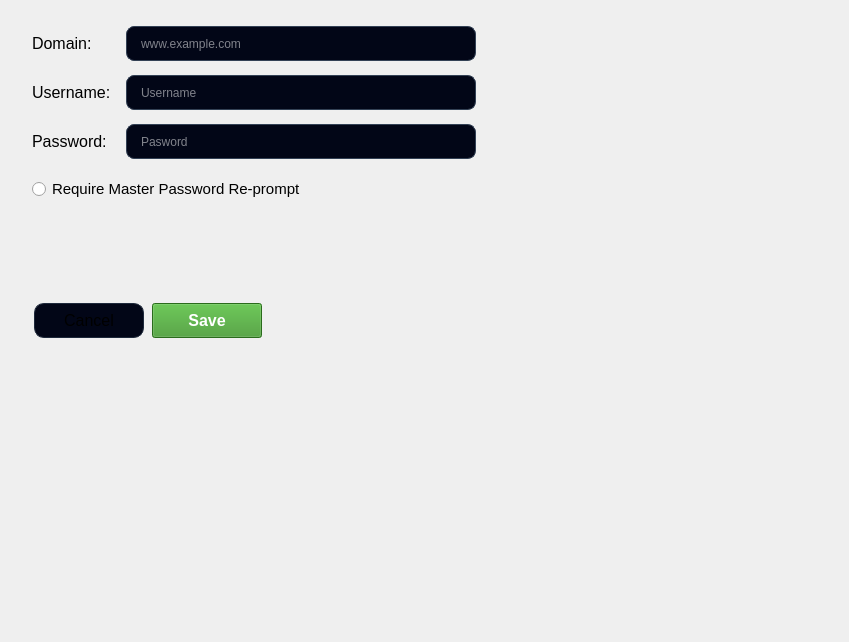
<?xml version="1.0" encoding="UTF-8"?>
<ui version="4.0">
 <class>AddPasswordPage</class>
 <widget class="QWidget" name="AddPasswordPage">
  <property name="geometry">
   <rect>
    <x>0</x>
    <y>0</y>
    <width>849</width>
    <height>642</height>
   </rect>
  </property>
  <property name="windowTitle">
   <string>AddPasswordPage</string>
  </property>
  <property name="styleSheet">
   <string notr="true">QLineEdit {
    background-color: rgb(2, 6, 23);
    color: rgb(255, 255, 255);
    border: 1px solid rgb(51, 65, 85);
    border-radius: 8px;
    padding: 8px 12px;
}
QLineEdit:focus {
    border: 1px solid rgb(10, 94, 221);
}

QPushButton#cancelButton {
    background-color: rgb(2, 6, 23);
    border: 1px solid rgb(30, 41, 59);
    border-radius: 10px;
    padding: 6px 10px;
}

QPushButton#cancelButton:hover {
    background-color: rgb(30, 41, 59);
}

#saveButton {
	padding: 5px 0px;
	background-color: rgb(59, 150, 39);
	font-weight: 600;
	color: rgb(255, 255, 255);
}

#saveButton:hover {
	background-color: rgb(125, 255, 85);
}</string>
  </property>
  <layout class="QVBoxLayout" name="verticalLayout_2">
   <item>
    <widget class="QWidget" name="widget" native="true">
     <layout class="QVBoxLayout" name="verticalLayout_3" stretch="0,0,0,0,0,0,1">
      <item>
       <layout class="QHBoxLayout" name="titleLayout">
        <property name="spacing">
         <number>14</number>
        </property>
        <property name="leftMargin">
         <number>10</number>
        </property>
        <property name="topMargin">
         <number>4</number>
        </property>
        <property name="rightMargin">
         <number>10</number>
        </property>
        <property name="bottomMargin">
         <number>4</number>
        </property>
        <item>
         <widget class="QLabel" name="domainLabel">
          <property name="minimumSize">
           <size>
            <width>80</width>
            <height>20</height>
           </size>
          </property>
          <property name="maximumSize">
           <size>
            <width>80</width>
            <height>30</height>
           </size>
          </property>
          <property name="font">
           <font>
            <pointsize>12</pointsize>
           </font>
          </property>
          <property name="text">
           <string>Domain:</string>
          </property>
         </widget>
        </item>
        <item>
         <widget class="QLineEdit" name="domainLineEdit">
          <property name="minimumSize">
           <size>
            <width>350</width>
            <height>35</height>
           </size>
          </property>
          <property name="maximumSize">
           <size>
            <width>550</width>
            <height>35</height>
           </size>
          </property>
          <property name="text">
           <string/>
          </property>
          <property name="placeholderText">
           <string>www.example.com</string>
          </property>
         </widget>
        </item>
        <item>
         <spacer name="title_HR_Spacer">
          <property name="orientation">
           <enum>Qt::Orientation::Horizontal</enum>
          </property>
          <property name="sizeHint" stdset="0">
           <size>
            <width>40</width>
            <height>20</height>
           </size>
          </property>
         </spacer>
        </item>
       </layout>
      </item>
      <item>
       <layout class="QHBoxLayout" name="usernameLayout">
        <property name="spacing">
         <number>14</number>
        </property>
        <property name="leftMargin">
         <number>10</number>
        </property>
        <property name="topMargin">
         <number>4</number>
        </property>
        <property name="rightMargin">
         <number>10</number>
        </property>
        <property name="bottomMargin">
         <number>4</number>
        </property>
        <item>
         <widget class="QLabel" name="usernameLabel">
          <property name="minimumSize">
           <size>
            <width>80</width>
            <height>20</height>
           </size>
          </property>
          <property name="maximumSize">
           <size>
            <width>80</width>
            <height>30</height>
           </size>
          </property>
          <property name="font">
           <font>
            <pointsize>12</pointsize>
           </font>
          </property>
          <property name="text">
           <string>Username:</string>
          </property>
         </widget>
        </item>
        <item>
         <widget class="QLineEdit" name="usernameLineEdit">
          <property name="minimumSize">
           <size>
            <width>350</width>
            <height>35</height>
           </size>
          </property>
          <property name="maximumSize">
           <size>
            <width>550</width>
            <height>35</height>
           </size>
          </property>
          <property name="text">
           <string/>
          </property>
          <property name="placeholderText">
           <string>Username</string>
          </property>
         </widget>
        </item>
        <item>
         <spacer name="username_HR_Spacer">
          <property name="orientation">
           <enum>Qt::Orientation::Horizontal</enum>
          </property>
          <property name="sizeHint" stdset="0">
           <size>
            <width>40</width>
            <height>20</height>
           </size>
          </property>
         </spacer>
        </item>
       </layout>
      </item>
      <item>
       <layout class="QHBoxLayout" name="passwordLayout">
        <property name="spacing">
         <number>14</number>
        </property>
        <property name="leftMargin">
         <number>10</number>
        </property>
        <property name="topMargin">
         <number>4</number>
        </property>
        <property name="rightMargin">
         <number>10</number>
        </property>
        <property name="bottomMargin">
         <number>4</number>
        </property>
        <item>
         <widget class="QLabel" name="passwordLabel">
          <property name="minimumSize">
           <size>
            <width>80</width>
            <height>20</height>
           </size>
          </property>
          <property name="maximumSize">
           <size>
            <width>80</width>
            <height>30</height>
           </size>
          </property>
          <property name="font">
           <font>
            <pointsize>12</pointsize>
           </font>
          </property>
          <property name="text">
           <string>Password: </string>
          </property>
         </widget>
        </item>
        <item>
         <widget class="QLineEdit" name="passwordLineEdit">
          <property name="minimumSize">
           <size>
            <width>350</width>
            <height>35</height>
           </size>
          </property>
          <property name="maximumSize">
           <size>
            <width>550</width>
            <height>35</height>
           </size>
          </property>
          <property name="text">
           <string/>
          </property>
          <property name="echoMode">
           <enum>QLineEdit::EchoMode::Password</enum>
          </property>
          <property name="placeholderText">
           <string>Pasword</string>
          </property>
         </widget>
        </item>
        <item>
         <spacer name="password_HR_Spacer">
          <property name="orientation">
           <enum>Qt::Orientation::Horizontal</enum>
          </property>
          <property name="sizeHint" stdset="0">
           <size>
            <width>40</width>
            <height>20</height>
           </size>
          </property>
         </spacer>
        </item>
       </layout>
      </item>
      <item>
       <layout class="QVBoxLayout" name="verticalLayout">
        <property name="spacing">
         <number>10</number>
        </property>
        <property name="leftMargin">
         <number>10</number>
        </property>
        <property name="topMargin">
         <number>8</number>
        </property>
        <property name="rightMargin">
         <number>10</number>
        </property>
        <property name="bottomMargin">
         <number>8</number>
        </property>
        <item>
         <widget class="QRadioButton" name="requireMasterPasswordCheck">
          <property name="font">
           <font>
            <pointsize>11</pointsize>
           </font>
          </property>
          <property name="cursor">
           <cursorShape>PointingHandCursor</cursorShape>
          </property>
          <property name="styleSheet">
           <string notr="true">#passRePomptRadioButton{
	padding: 10px;
}</string>
          </property>
          <property name="text">
           <string>Require Master Password Re-prompt</string>
          </property>
         </widget>
        </item>
        <item>
         <widget class="QLabel" name="messageLabel">
          <property name="sizePolicy">
           <sizepolicy hsizetype="Fixed" vsizetype="Fixed">
            <horstretch>0</horstretch>
            <verstretch>0</verstretch>
           </sizepolicy>
          </property>
          <property name="minimumSize">
           <size>
            <width>400</width>
            <height>30</height>
           </size>
          </property>
          <property name="maximumSize">
           <size>
            <width>400</width>
            <height>30</height>
           </size>
          </property>
          <property name="baseSize">
           <size>
            <width>0</width>
            <height>0</height>
           </size>
          </property>
          <property name="font">
           <font>
            <pointsize>11</pointsize>
           </font>
          </property>
          <property name="text">
           <string/>
          </property>
         </widget>
        </item>
       </layout>
      </item>
      <item>
       <spacer name="VR_spacer_1">
        <property name="orientation">
         <enum>Qt::Orientation::Vertical</enum>
        </property>
        <property name="sizeHint" stdset="0">
         <size>
          <width>20</width>
          <height>40</height>
         </size>
        </property>
       </spacer>
      </item>
      <item>
       <layout class="QHBoxLayout" name="optionsLayout" stretch="0,0,7">
        <property name="spacing">
         <number>8</number>
        </property>
        <property name="leftMargin">
         <number>12</number>
        </property>
        <property name="topMargin">
         <number>8</number>
        </property>
        <property name="rightMargin">
         <number>12</number>
        </property>
        <property name="bottomMargin">
         <number>8</number>
        </property>
        <item>
         <widget class="QPushButton" name="cancelButton">
          <property name="minimumSize">
           <size>
            <width>110</width>
            <height>35</height>
           </size>
          </property>
          <property name="maximumSize">
           <size>
            <width>110</width>
            <height>35</height>
           </size>
          </property>
          <property name="font">
           <font>
            <pointsize>12</pointsize>
           </font>
          </property>
          <property name="cursor">
           <cursorShape>PointingHandCursor</cursorShape>
          </property>
          <property name="styleSheet">
           <string notr="true"/>
          </property>
          <property name="text">
           <string>Cancel</string>
          </property>
         </widget>
        </item>
        <item>
         <widget class="QPushButton" name="saveButton">
          <property name="minimumSize">
           <size>
            <width>110</width>
            <height>35</height>
           </size>
          </property>
          <property name="maximumSize">
           <size>
            <width>110</width>
            <height>35</height>
           </size>
          </property>
          <property name="font">
           <font>
            <pointsize>12</pointsize>
            <fontweight>DemiBold</fontweight>
           </font>
          </property>
          <property name="cursor">
           <cursorShape>PointingHandCursor</cursorShape>
          </property>
          <property name="styleSheet">
           <string notr="true"/>
          </property>
          <property name="text">
           <string>Save</string>
          </property>
         </widget>
        </item>
        <item>
         <spacer name="options_HR_Spacer">
          <property name="orientation">
           <enum>Qt::Orientation::Horizontal</enum>
          </property>
          <property name="sizeHint" stdset="0">
           <size>
            <width>40</width>
            <height>20</height>
           </size>
          </property>
         </spacer>
        </item>
       </layout>
      </item>
      <item>
       <spacer name="VR_Spacer_2">
        <property name="orientation">
         <enum>Qt::Orientation::Vertical</enum>
        </property>
        <property name="sizeHint" stdset="0">
         <size>
          <width>20</width>
          <height>40</height>
         </size>
        </property>
       </spacer>
      </item>
     </layout>
    </widget>
   </item>
  </layout>
 </widget>
 <layoutdefault spacing="6" margin="11"/>
 <resources/>
 <connections/>
</ui>
